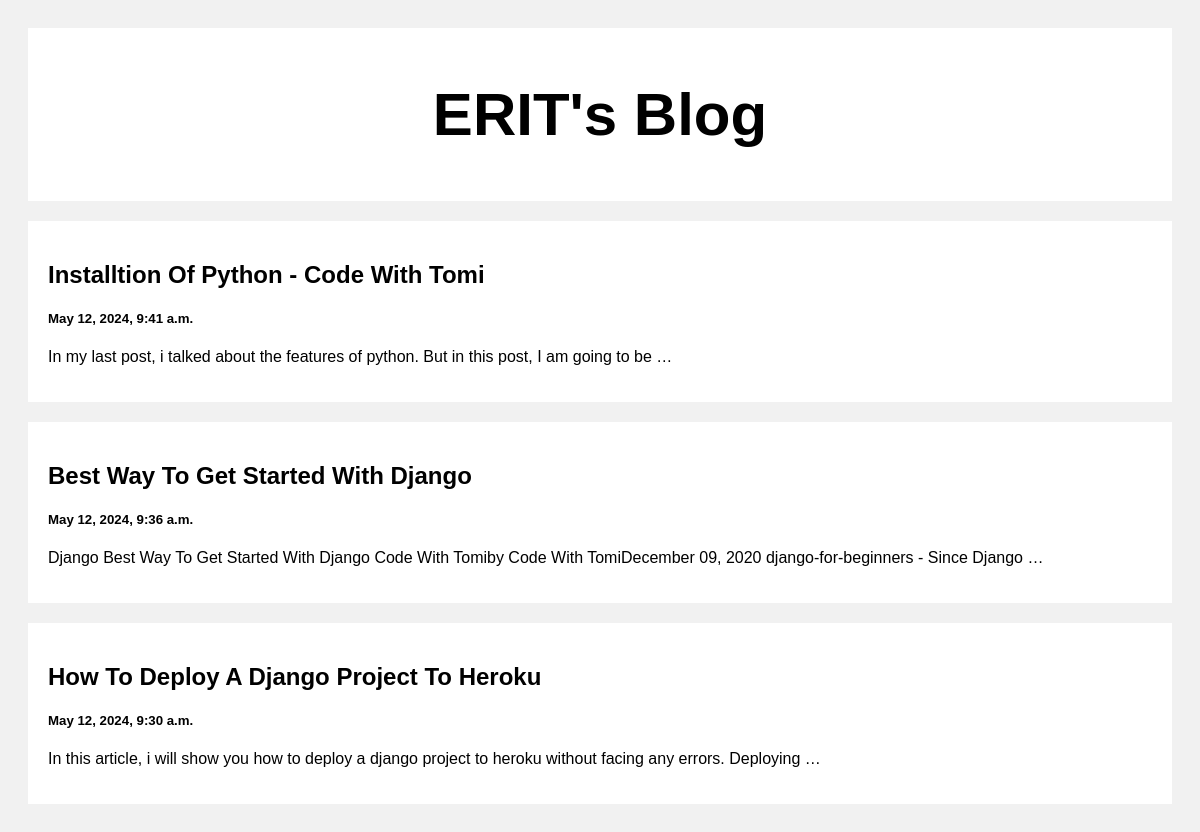
The page / on the database its author committed.
### posts/models.py (models this page shows)
class Post(models.Model):
    title = models.CharField(max_length=200)
    body = models.CharField(max_length=1000000)
    created_at = models.DateTimeField(default=datetime.now, blank=True)

### posts/views.py (the view)
# urls.py: path('', views.index, name='index'),
def index(request):
    posts = Post.objects.all()
    return render(request,'index.html', {'posts':posts})

### templates/index.html (shortened to what this page needs)
<!DOCTYPE html>
<html>
<head>
</head>
<body>
<div class="header">
  <h2>ERIT's Blog</h2>
</div>
<div class="row">
  <div class="leftcolumn">
    {% for post in posts reversed %}
    <div class="card">
      <a style="text-decoration: none; color: black;" href="/post/{{post.id}}">
        <h2>{{post.title}}</h2>
        <h5>{{post.created_at}}</h5>
        <p>{{post.body|truncatewords:20}}</p>
      </a>
    </div>
    {% endfor %}
  </div>
</div>
</body>
</html>

### templates/index.html (style rules this page uses)
* { box-sizing: border-box; }
body { font-family: Arial; padding: 20px; background: #f1f1f1; }
.header { padding: 2px; font-size: 40px; text-align: center; background: white; }
.leftcolumn { float: left; width: 100%; }
.card { background-color: white; padding: 20px; margin-top: 20px; }
.row:after { content: ""; display: table; clear: both; }

### rows shown on the page
Post: title "Installtion Of Python - Code With Tomi", created_at "May 12, 2024, 9:41 a.m.", body "In my last post, i talked about the features of python. But in this post, I am going to be …"
Post: title "Best Way To Get Started With Django", created_at "May 12, 2024, 9:36 a.m.", body "Django Best Way To Get Started With Django Code With Tomiby Code With TomiDecember 09, 2020 django-for-beginners - Since Django …"
Post: title "How To Deploy A Django Project To Heroku", created_at "May 12, 2024, 9:30 a.m.", body "In this article, i will show you how to deploy a django project to heroku without facing any errors. Deploying …"
